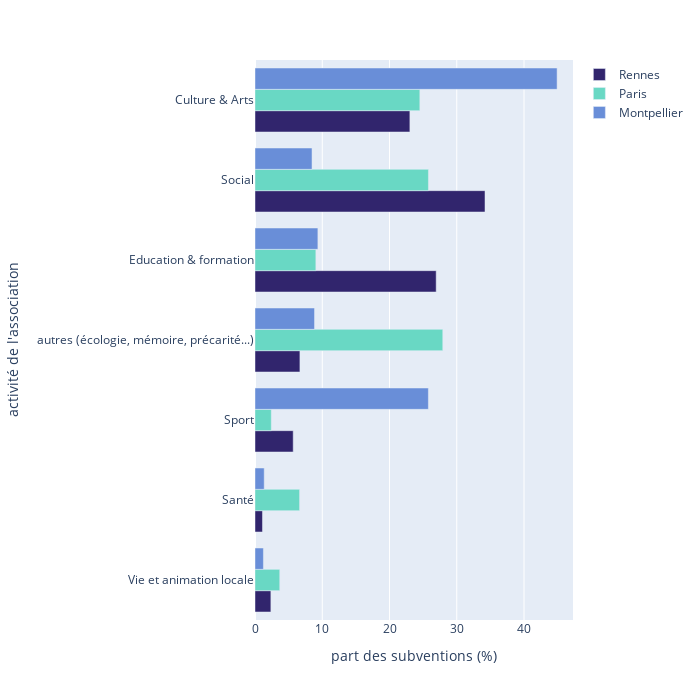

This figure's notebook cell:
### Code cell
import plotly.express as px
df = px.data.tips()

fig = px.bar(final,
             y="activité de l'association", 
             x="part des subventions (%)",
             color='ville',
             barmode='group',
             orientation='h',
             width=700,
             height=700,
            color_discrete_sequence=['#31256d', '#69d8c4','#698ed8'],

            ).for_each_trace(lambda t: t.update(name=t.name.split("=")[1]))

fig.update_yaxes(categoryorder = 'total ascending')
fig.show()

### Figure 1 — Plotly figure (JSON) as saved in the notebook; plotly's stock layout.template omitted (floating-point values rounded to 4 significant figures)
{"data": [{"alignmentgroup": "True", "hoverlabel": {"namelength": 0}, "hovertemplate": "ville=Rennes<br>part des subventions (%)=%{x}<br>activité de l'association=%{y}", "legendgroup": "ville=Rennes", "marker": {"color": "#31256d"}, "name": "Rennes", "offsetgroup": "ville=Rennes", "orientation": "h", "showlegend": true, "textposition": "auto", "type": "bar", "x": [34.2, 5.68, 1.11, 2.36, 26.94, 23.03, 6.68], "xaxis": "x", "y": ["Social", "Sport", "Santé", "Vie et animation locale", "Education & formation", "Culture & Arts", "autres (écologie, mémoire, précarité...)"], "yaxis": "y"}, {"alignmentgroup": "True", "hoverlabel": {"namelength": 0}, "hovertemplate": "ville=Paris<br>part des subventions (%)=%{x}<br>activité de l'association=%{y}", "legendgroup": "ville=Paris", "marker": {"color": "#69d8c4"}, "name": "Paris", "offsetgroup": "ville=Paris", "orientation": "h", "showlegend": true, "textposition": "auto", "type": "bar", "x": [25.79, 2.42, 6.63, 3.68, 9.05, 24.51, 27.92], "xaxis": "x", "y": ["Social", "Sport", "Santé", "Vie et animation locale", "Education & formation", "Culture & Arts", "autres (écologie, mémoire, précarité...)"], "yaxis": "y"}, {"alignmentgroup": "True", "hoverlabel": {"namelength": 0}, "hovertemplate": "ville=Montpellier<br>part des subventions (%)=%{x}<br>activité de l'association=%{y}", "legendgroup": "ville=Montpellier", "marker": {"color": "#698ed8"}, "name": "Montpellier", "offsetgroup": "ville=Montpellier", "orientation": "h", "showlegend": true, "textposition": "auto", "type": "bar", "x": [8.48, 25.78, 1.37, 1.25, 9.35, 44.92, 8.85], "xaxis": "x", "y": ["Social", "Sport", "Santé", "Vie et animation locale", "Education & formation", "Culture & Arts", "autres (écologie, mémoire, précarité...)"], "yaxis": "y"}], "layout": {"barmode": "group", "height": 700, "legend": {"tracegroupgap": 0}, "margin": {"t": 60}, "width": 700, "xaxis": {"anchor": "y", "domain": [0, 1], "title": {"text": "part des subventions (%)"}}, "yaxis": {"anchor": "x", "categoryorder": "total ascending", "domain": [0, 1], "title": {"text": "activité de l'association"}}}}
